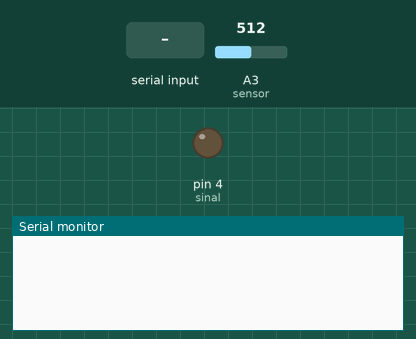
Simulated run of this sketch. Board: Arduino Uno, built with avr-gcc and run on an emulated ATmega328P. On the bench: output pins drawn as LEDs (lit = HIGH), the last lines printed to the serial monitor. The inputs (shaded band) are chosen by the test bench; at power-on: A3 (sensor) = 512.

Above: at 1.2 s.
1.3 s: "1" received over Serial
At 2.1 s:
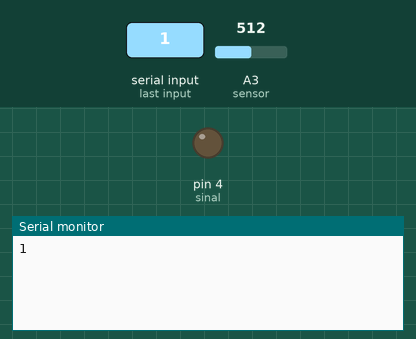
At 3.1 s:
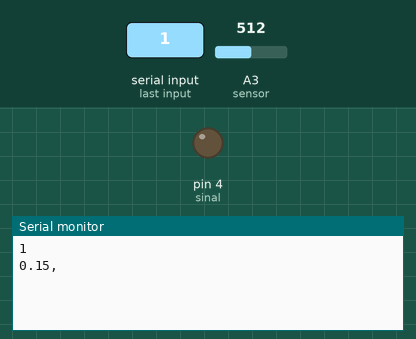

Measured:
- after the input at 1.3 s, the serial monitor: prints a new line at once (image 1)

The sketch:

arduino_measureCurrent.ino
```cpp
//Para dar inicio a leitura, digite '1'. Para terminar, digite '0'.

double corrente = 0;
double leitura = 0;
boolean habilitar = false;
char input;
int medPorSeg = 100;
int auxTime = 1000/medPorSeg;
//Porta digital em que sera mandando o pulso para medir temperatura na Rasp
int sinal = 4;
//Porta analogica em que sao medidos os valores de corrente do sensor
int sensor = A3;
//Valores que o Arduino vai ler de tensao por bit (5V / 1023 bits)
double voltsPorUnidade = 5.00/1023.00;
//Mapeamento de Vout do sensor considerando seus parametros, retornando o valor de tensao de saida normalizado
double mapFloat(int leitura);

void setup(){
  Serial.begin(9600);
  pinMode(sensor, INPUT);
   pinMode(sinal, OUTPUT);
}

void loop(){
  //Quando ha algo para ser lido na comunicaçao serial
  if(Serial.available() > 0){
    input = Serial.read();
    if(input == '1'){
      //Sinal digital para habilitar leitura de temperatura
      //CUIDADO!! Realizar divisor de tensao para o sinal nao passar de 3.3V na placa Rasp
      digitalWrite(sinal, HIGH);
      //Comunicacao serial para habilitar a execucao do codigo Python
      Serial.println('1');
      //Habilitar o codigo de leitura de corrente
      habilitar = true;
    }
    if(input == '0'){
      //Sinal digital para desabilitar leitura de temperatura
      //CUIDADO!! Realizar divisor de tensao para o sinal nao passar de 3.3V na placa Rasp
      analogWrite(sinal, 123);
      //Comunicacao serial para parar a execucao do codigo Python
      Serial.println('0');
      //Desabilitar o codigo de leitura de corrente
      habilitar = false;
    }
  }
  if(habilitar == true){
    //Encerrando o pulso dado para a placa para medir temperatura
    digitalWrite(sinal, LOW);
    //media de valores de corrente medidos ao longo de 1 segundo
    for(int j = 0; j < medPorSeg; j++){
      //valor lido normalizado
      leitura = mapFloat(analogRead(sensor));
      //somando corrente no tempo, convertendo: (V / (66 mV / 1 A)) = V * ( 1 A / 66 * 10e-3 V) = V * (1000/66)A/V
      corrente+= leitura*(1000.00/66.00);
      delay(auxTime);
    }
    corrente/= medPorSeg;
    if(corrente < 0){
      corrente = -corrente;
    }
    Serial.print(corrente,2);
    Serial.print(',');
    corrente = 0;
  }
}
//Aqui, dependendo de condicoes do ambiente, de temperatura, de tempo de uso, etc., ha momentos em que o valor de 510 deva ser ajustado para 511 ou 512, para proporcionar uma medicao mais eficiente
double mapFloat(int leitura){
  return (leitura-510)*voltsPorUnidade;
}
```
